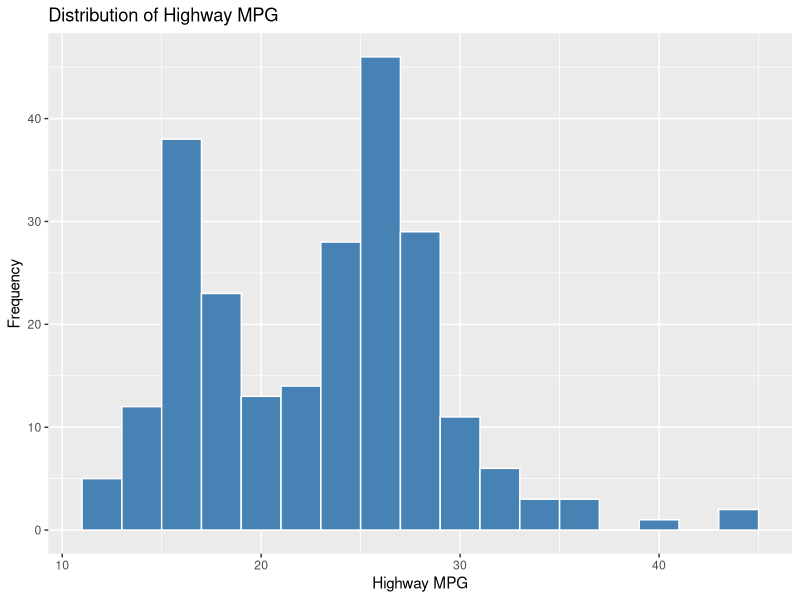
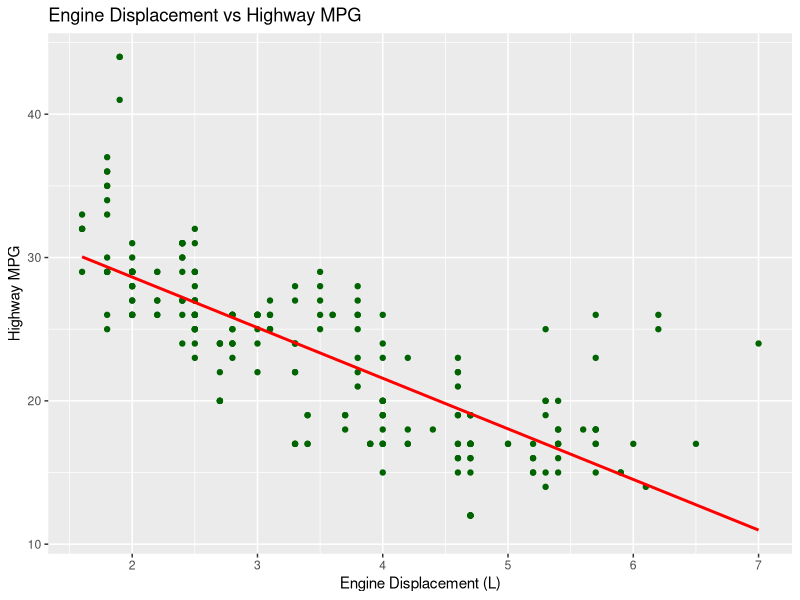
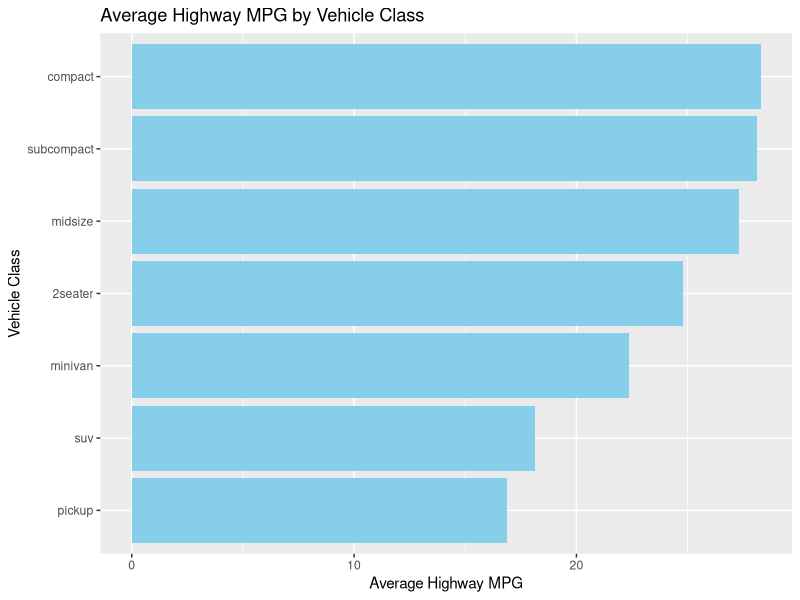

These charts were generated, in order, by the following R code:
## ---- chunk 1
knitr::opts_chunk$set(echo = TRUE)
## ---- chunk 2
library(tidyverse)
## ---- chunk 3
glimpse(mpg)
summary(mpg)
## ---- chunk 4
head(mpg)
## ---- chunk 5
str(mpg)
## ---- chunk 6
summary(mpg)
## ---- chunk 7
ggplot(mpg, aes(hwy)) +
  geom_histogram(binwidth = 2, fill = "steelblue", color = "white") +
  labs(
    title = "Distribution of Highway MPG",
    x = "Highway MPG",
    y = "Frequency"
  )
## ---- chunk 8
ggplot(mpg, aes(displ, hwy)) +
  geom_point(color = "darkgreen") +
  geom_smooth(method = "lm", se = FALSE, color = "red") +
  labs(
    title = "Engine Displacement vs Highway MPG",
    x = "Engine Displacement (L)",
    y = "Highway MPG"
  )
## ---- chunk 9
mpg %>%
  group_by(class) %>%
  summarise(avg_hwy = mean(hwy)) %>%
  ggplot(aes(reorder(class, avg_hwy), avg_hwy)) +
  geom_col(fill = "skyblue") +
  coord_flip() +
  labs(
    title = "Average Highway MPG by Vehicle Class",
    x = "Vehicle Class",
    y = "Average Highway MPG"
  )
